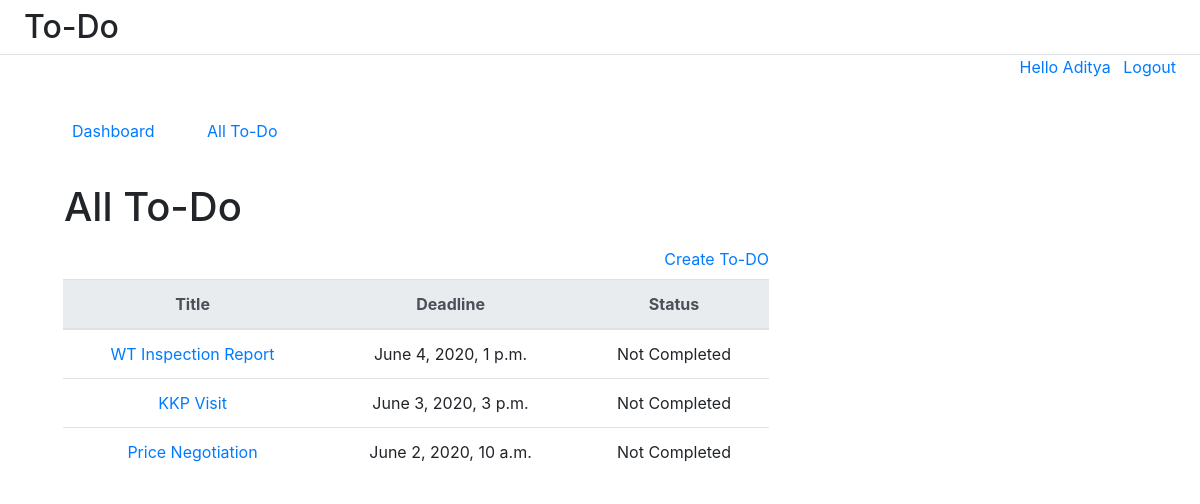
Page /tasks/ (signed in) on the committed database.
### todoapp/models.py (models this page shows, shortened)
class Task(TimeStampedModel):
    STATUSES = (
        (0, 'Not Completed'),
        (1, 'Completed'),
    )
    title = models.CharField(max_length=200)
    description = models.TextField()
    deadline = models.DateTimeField()
    status = models.PositiveSmallIntegerField(choices=STATUSES, default=0)

### todoapp/views.py (the view)
# urls.py: path('tasks/', TaskAllView.as_view(), name='task-list'),
class TaskAllView(LoginRequiredMixin,ListView):
    model = Task
    template_name = 'task/task_list.html'

### templates/task/task_list.html (shortened to what this page needs)
{% extends 'base.html' %}
{% block content %}
       <h1 class="mx-4">All To-Do</h1>
       <div class="row mx-2">
            <div class="col-8">
                <div class="text-right my-2">
                   <a href="{% url 'task-add' %}">Create To-DO</a>
                </div>
            {% if object_list %}
                <table class="table">
                    <thead class="thead-light">
                        <tr class="text-center">
                            <th>Title</th>
                            <th>Deadline</th>
                            <th>Status</th>
                        </tr>
                    </thead>
                    <tbody>
                    {% for object in object_list  %}
                        <tr class="text-center">
                            <td><a href="{% url 'task-detail' object.id %}">{{object.title}}</a></td>
                            <td>{{ object.deadline }}</td>
                            <td>{{ object.get_status_display }}</td>
                        </tr>
                    {% endfor %}
                    </tbody>
                </table>
            {% endif %}
            </div>
        </div>
{% endblock content %}

### templates/base.html (shortened to what this page needs)
<!DOCTYPE html>
<html lang="en">
<head>
    <link rel="stylesheet" href="https://stackpath.bootstrapcdn.com/bootstrap/4.4.1/css/bootstrap.min.css">
</head>
<body>
    <div>
        <div class="col mt-2 px-4  border-bottom">
            <h2>To-Do</h2>
        </div>
        <div class="pl-4 mx-4 text-right">
            <ul class="list-inline">
                {% if user.is_authenticated %}
                   <li class="list-inline-item"><a href="#">Hello {{user.first_name}}</a></li>
                   <li class="list-inline-item"><a href="{% url 'logout' %}">Logout</a></li>
                {% else %}
                   <li class="list-inline-item"><a href="{% url 'signup' %}">SignUp</a></li>
               {% endif %}
            </ul>
        </div>
        <div class="row mx-4 p-4">
            <ul class="list-inline">
                {% if user.is_authenticated %}
                   <li class="list-inline-item mx-4"><a href="{% url 'dashboard' %}">Dashboard</a></li>
                   <li class="list-inline-item mx-4"><a href="{% url 'task-list' %}">All To-Do</a></li>
                {% else %}
                   <li class="list-inline-item"><a href="#"></a></li>
                {% endif %}
            </ul>
        </div>
    </div>
    <div class="container_fluid px-3 mx-4">
        {% block content %}{% endblock %}
    </div>
</body>
</html>

### rows in the picture
Task: title "WT Inspection Report", deadline "June 4, 2020, 1 p.m.", status "Not Completed"
Task: title "KKP Visit", deadline "June 3, 2020, 3 p.m.", status "Not Completed"
Task: title "Price Negotiation", deadline "June 2, 2020, 10 a.m.", status "Not Completed"

### other values in the picture
{{ user.first_name }} "Aditya"
